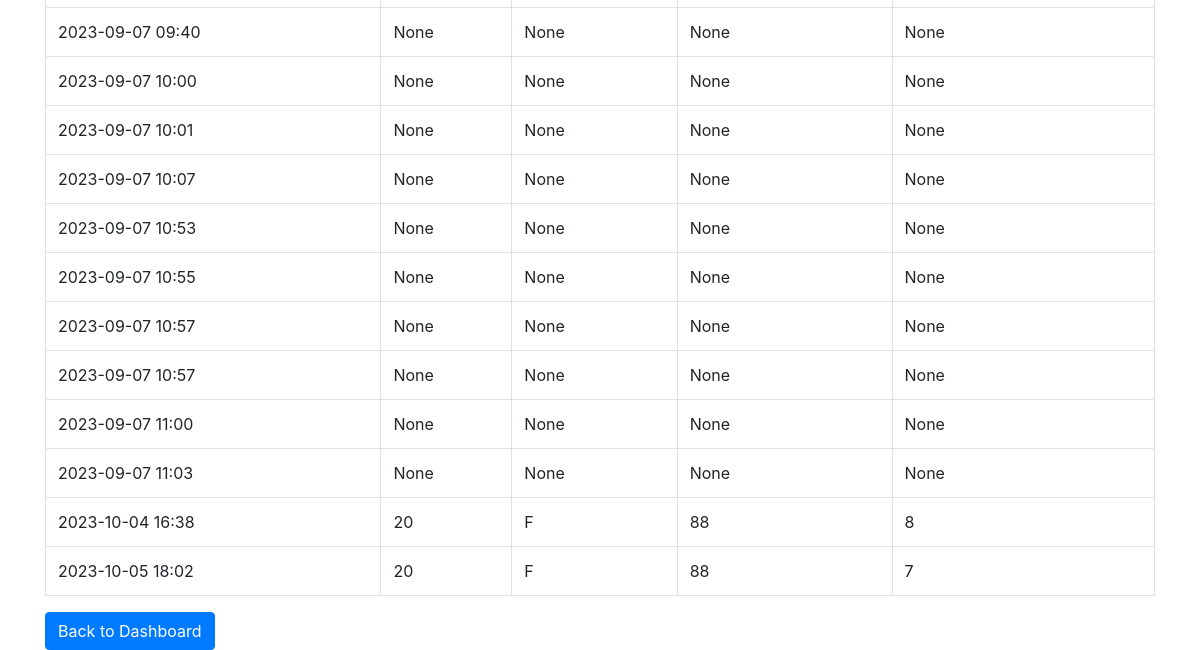
/view_data (signed in, lower part), run on an earlier commit of the app's database.
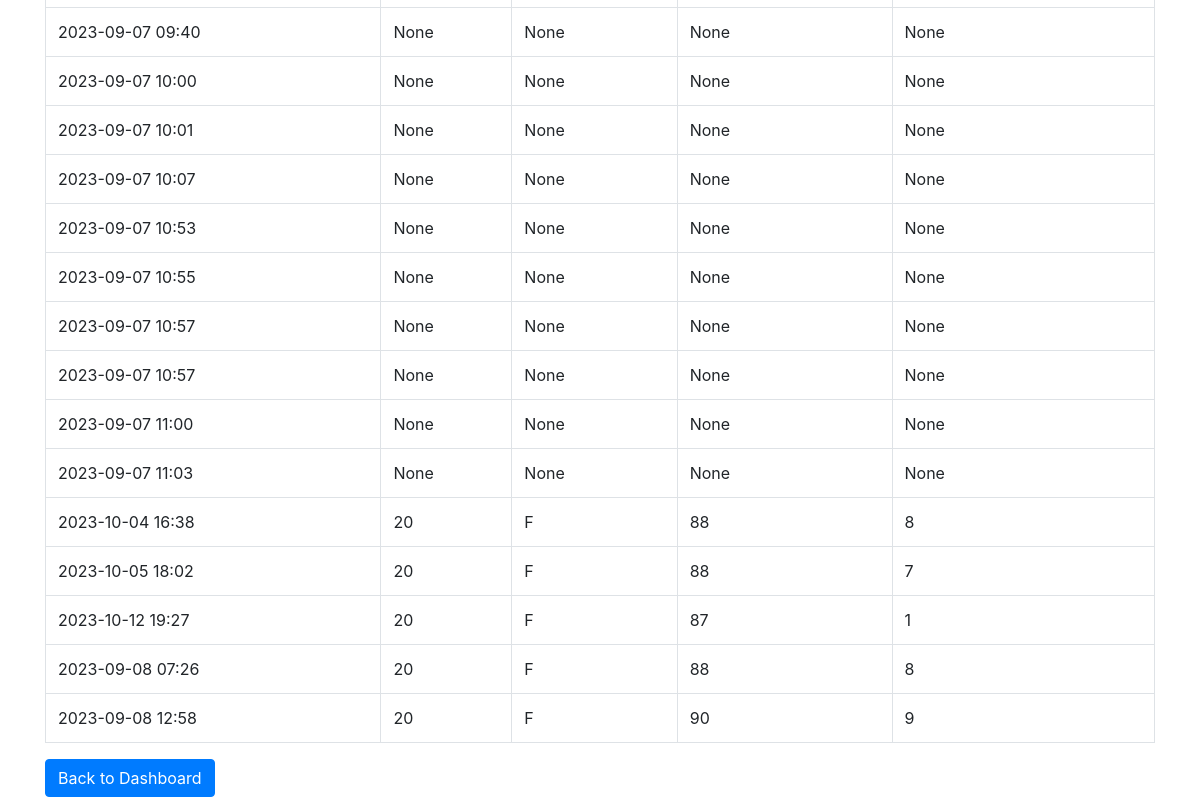
And on a later commit of the database.
### app.py (models this page shows)
class HealthData(db.Model):
    id = db.Column(db.Integer, primary_key=True)
    user_id = db.Column(db.Integer, db.ForeignKey('user.id'), nullable=False)
    age = db.Column(db.Integer)
    datetime = db.Column(db.DateTime, default=lambda: datetime.now(pytz.timezone('Asia/Kolkata')))
    gender = db.Column(db.String)
    heart_rate = db.Column(db.Integer)
    anxiety = db.Column(db.Integer)
    def __repr__(self):
        return f'<HealthData for User {self.id}>'

### app.py (the view)
@app.route('/view_data', methods=['GET'])
def view_data():
    print("out of if")
    user_id = session.get('user_id')
    if user_id:
        user = User.query.get(user_id)
        if user:
            try:
                health_data = HealthData.query.filter_by(user_id=user_id).all()
                print("User:", user)
                print("Health Data:", health_data)
                return render_template('view_data.html', user=user, health_data=health_data)
            except Exception as e:
                print("Error fetching health data:", str(e))
                flash('An error occurred while fetching health data.', 'danger')
                return redirect(url_for('home'))
    flash('You need to log in to view health data.', 'danger')
    return redirect(url_for('home'))

### app.py (called while the page is built)
    def __repr__(self):
        return f'<User {self.name}>'

### templates/view_data.html (shortened to what this page needs)
<!DOCTYPE html>
<html>
<head>
    <link rel="stylesheet" href="https://maxcdn.bootstrapcdn.com/bootstrap/4.5.2/css/bootstrap.min.css">
    <link rel="stylesheet" href="https://stackpath.bootstrapcdn.com/bootstrap/4.5.2/css/bootstrap.min.css">
</head>
<body>
    <div class="container mt-5">
        <table class="table table-bordered">
            <tbody>
                {% for data in health_data %}
                        <tr>
                            <td>{{ data.datetime.strftime('%Y-%m-%d %H:%M') }}</td>
                            <td>{{ data.age }}</td>
                            <td>{{ data.gender }}</td>
                            <td>{{ data.heart_rate }}</td>
                            <td>{{ data.anxiety }}</td>
                        </tr>
                {% endfor %}
            </tbody>
        </table>
    </div>
    <div class="container mt-3">
        <a href="{{ url_for('dashboard') }}" class="btn btn-primary">Back to Dashboard</a>
    </div>
</body>
</html>

### templates/view_data.html (style rules this page uses)
body { background-size: cover; background-repeat: no-repeat; background-attachment: fixed; }

What changed in the data, as far as the page shows it:
added HealthData: datetime "2023-10-12 19:27", age "20", gender "F", heart_rate "87", anxiety "1"
added HealthData: datetime "2023-09-08 07:26", age "20", gender "F", heart_rate "88", anxiety "8"
added HealthData: datetime "2023-09-08 12:58", age "20", gender "F", heart_rate "90", anxiety "9"
